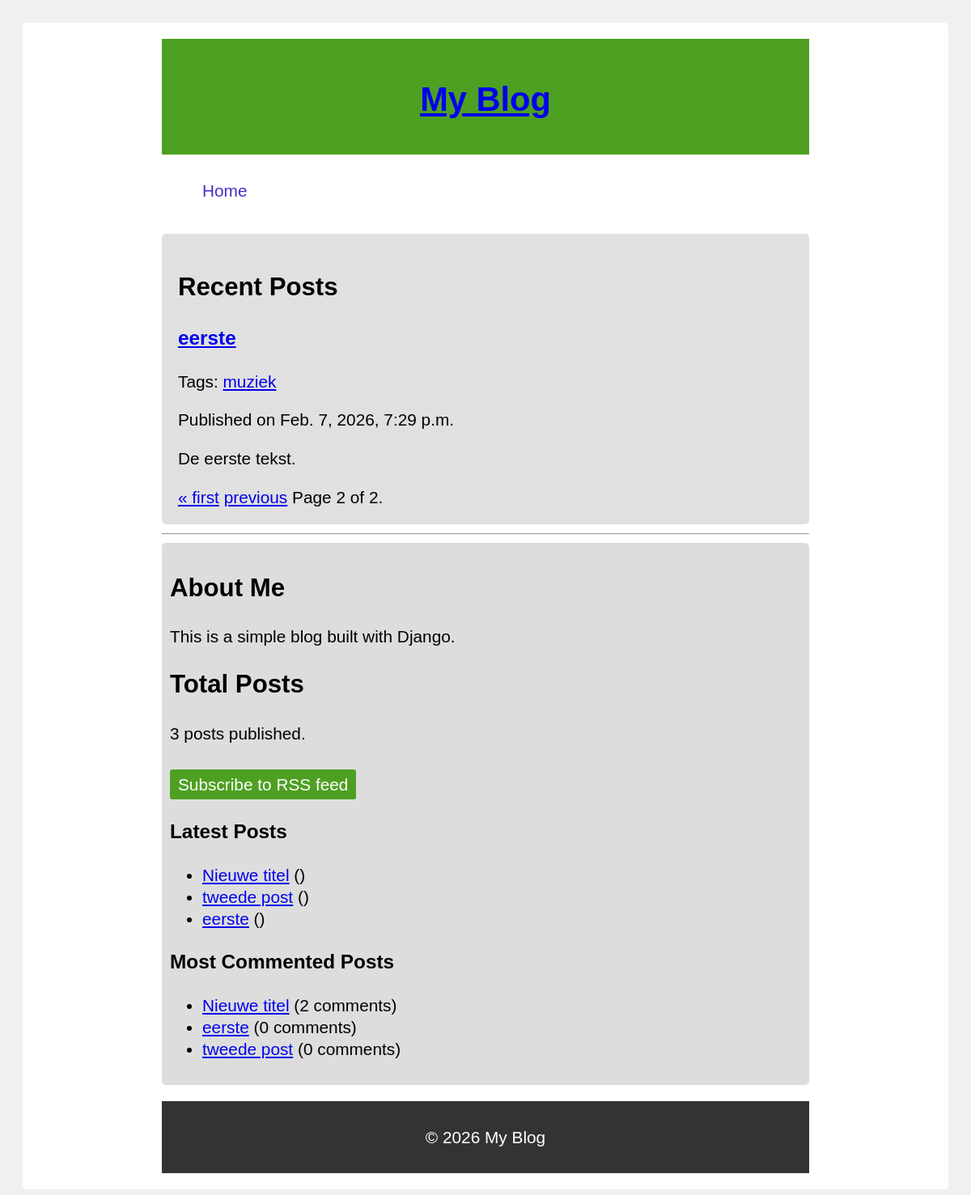
The page /blog/?page=2 on the database as committed earlier.
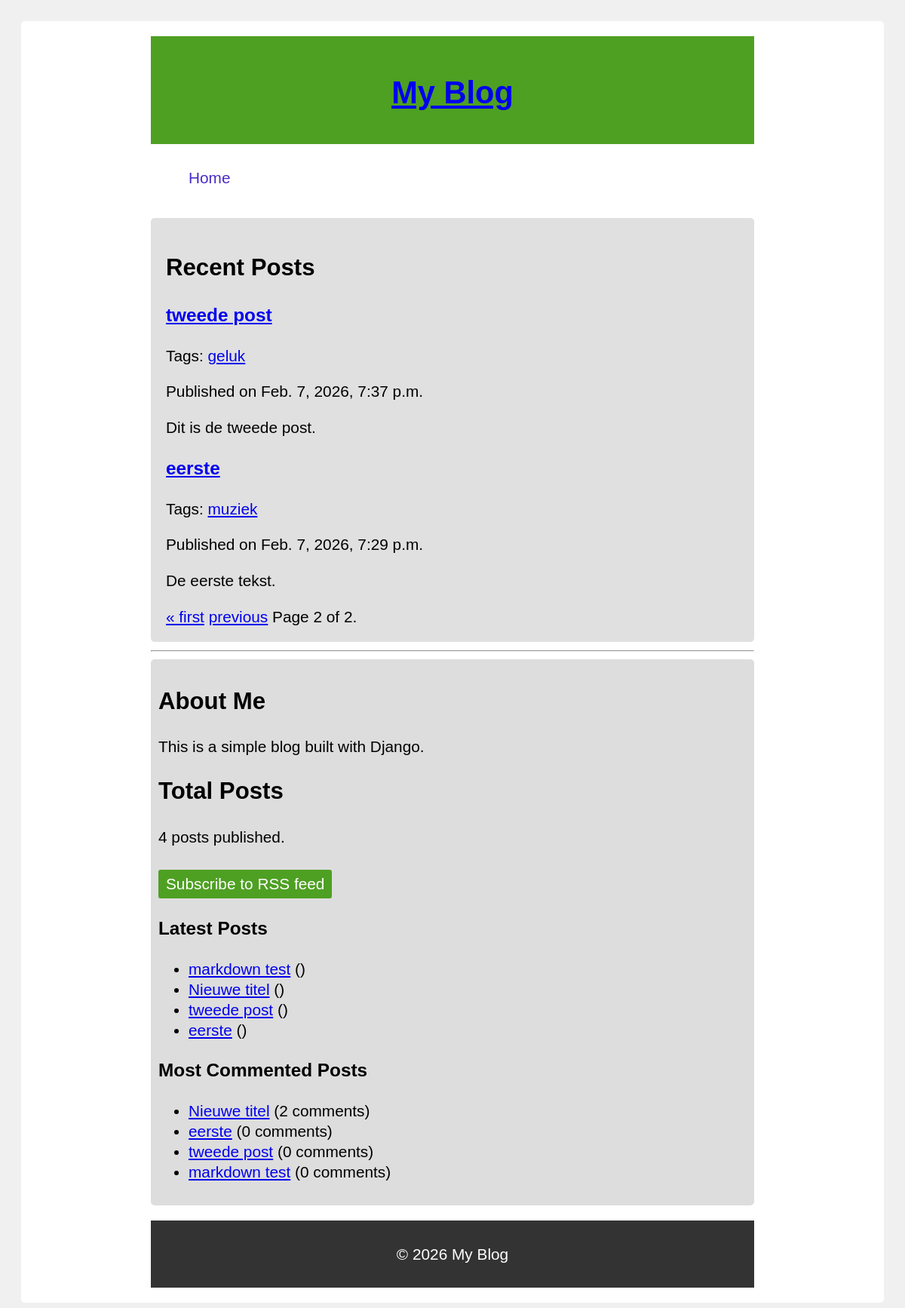
The same page on the database as committed later.
### blog/models.py (models this page shows, shortened)
class Post(models.Model):
    STATUS_CHOICES = [
        ('draft', 'Draft'),
        ('published', 'Published'),
    ]
    author = models.ForeignKey(User, on_delete=models.CASCADE, related_name='blog_posts')
    status = models.CharField(max_length=10, choices=STATUS_CHOICES, default='draft')
    title = models.CharField(max_length=250)
    body = models.TextField()
    created = models.DateTimeField(auto_now_add=True)
    slug = models.SlugField(max_length=250, unique_for_date='publish')
    publish = models.DateTimeField(default=timezone.now)
    updated = models.DateTimeField(auto_now=True)
    objects = models.Manager()  # The default manager.
    published = PublishedManager()  # Our custom manager.
    tags = TaggableManager()
    class Meta:
        ordering = ('-publish',)
    def get_absolute_url(self):
        return reverse('blog:post_detail', args=[self.publish.year, self.publish.month, self.publish.day, self.slug])

### blog/views.py (the view)
# urls.py: path('', views.PostListView.as_view(), name='post_list'),
class PostListView(ListView):
    queryset = Post.published.all()
    context_object_name = 'posts'
    paginate_by = 2
    template_name = 'blog/post/list.html'

### blog/models.py (called while the page is built)
    def get_queryset(self):
        return super(PublishedManager, self).get_queryset().filter(status='published')

### blog/templatetags/blog_tags.py (called while the page is built)
@register.simple_tag
def total_posts():
    return Post.published.count()

@register.inclusion_tag('blog/post/latest_posts.html')
def show_latest_posts(count=5):
    latest_posts = Post.published.order_by('-publish')[:count]
    return {'latest_posts': latest_posts}

@register.simple_tag
def get_most_commented_posts(count=5):
    most_commented_posts = Post.published.annotate(total_comments=Count('comments')).order_by('-total_comments')[:count]
    return most_commented_posts

@register.filter(name='markdown')
def markdown_format(text):
    return mark_safe(markdown.markdown(text))

### blog/templates/blog/post/list.html (shortened to what this page needs)
{% extends 'blog/base.html' %}
{% load blog_tags %}
{% block content %}
    <h2>Recent Posts</h2>
    {% for post in posts %}
        <article class="post">
            <h3><a href="{{ post.get_absolute_url }}">{{ post.title }}</a></h3>
            <p class="tags">
                Tags:
                {% for tag in post.tags.all %}
                    <a href="{% url 'blog:post_list_by_tag' tag.slug %}">{{ tag.name }}</a>{% if not forloop.last %}, {% endif %}
                {% empty %}
                    No tags.
                {% endfor %}
            </p>
            <p class="meta">Published on {{ post.publish }}</p>
            <p>{{ post.body|markdown|truncatewords_html:30 }}</p>
        </article>
    {% empty %}
        <p>No posts available.</p>
    {% endfor %}
    {% if page_obj %}
        {% include 'pagination.html' with page=page_obj %}
    {% else %}
        {% include 'pagination.html' with page=posts %}
    {% endif %}
{% endblock %}

### blog/templates/blog/base.html (shortened to what this page needs)
{% load blog_tags %}
{% load static %}
<!DOCTYPE html>
<html lang="en">
<head>
    <link rel="stylesheet" href="{% static 'blog/css/blog.css' %}">
</head>
<body>
    <div class="container">
    <header>
        <h1><a href="{% url 'blog:post_list' %}">My Blog</a></h1>
    </header>
    <nav>
        <ul>
            <li><a href="{% url 'blog:post_list' %}">Home</a></li>
        </ul>
    </nav>
    <main>
        {% block content %}
        {% endblock %}
    </main>
    <hr>
    <div class="sidebar">
        {% block sidebar %}
        <h2>About Me</h2>
        <p>This is a simple blog built with Django.</p>
        <h2>Total Posts</h2>
        <p>{% total_posts %} posts published.</p>
        <p>
            <a class="rss-link" href="{% url 'blog:post_feed' %}">Subscribe to RSS feed</a>
        </p>
        <h3>Latest Posts</h3>
        {% show_latest_posts count=5 %}
        <h3>Most Commented Posts</h3>
        {% get_most_commented_posts as most_commented_posts %}
        <ul>
            {% for post in most_commented_posts %}
                <li><a href="{{ post.get_absolute_url }}">{{ post.title }}</a> ({{ post.total_comments }} comments)</li>
            {% empty %}
                <li>No posts available.</li>
            {% endfor %}
        </ul>
        {% endblock %}
    </div>
    <footer>
        <p>&copy; 2026 My Blog</p>
    </footer>
    </div>
</body>
</html>

### blog/templates/blog/post/latest_posts.html
<ul>
    {% for post in latest_posts %}
        <li><a href="{{ post.get_absolute_url }}">{{ post.title }}</a> ({{ post.created_at|date:"Y-m-d" }})</li>
    {% empty %}
        <li>No posts available.</li>
    {% endfor %}
</ul>

Rows that differ between the two databases and show on the page:
now on one of the page's lists (row unchanged): Post: title "tweede post", publish "Feb. 7, 2026, 7:37 p.m.", body "Dit is de tweede post."
computed for Post "tweede post": gains Tag (name "geluk")
added Post: title "markdown test", total_comments "0"
Other text that changed with them:
text no longer shown: "3"
text now shown: "4"
